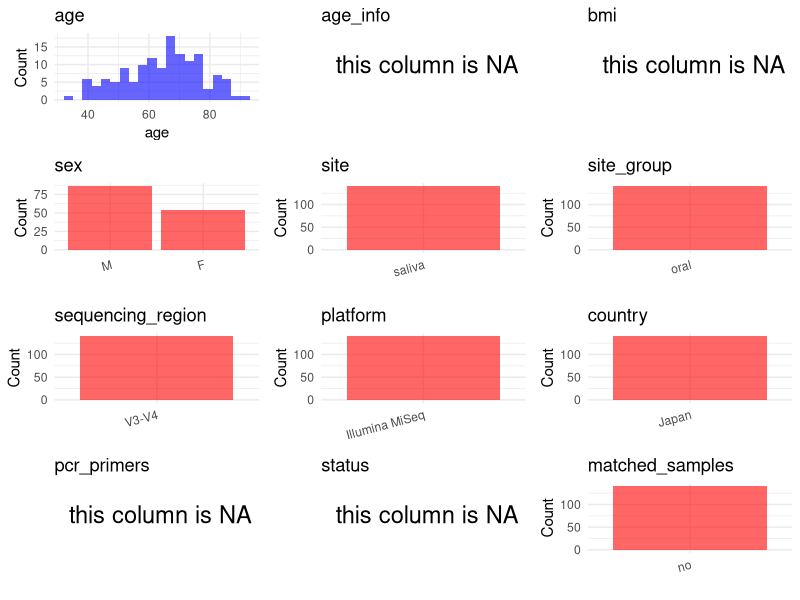

The R script that drew this image: (Note: this script raises an error after producing the figure.)
## ---- chunk 1
# Load libraries
library(dplyr)
library(ggplot2)
library(cowplot)

# (1) Setting working directory
# EDIT HERE: change project_id for each study
project_id <- "PRJNA525734"

base_dir <- "/beegfs/huangxiaochang/global_oral/global-oral-microbiome/data/projects/"
setwd(file.path(base_dir, project_id))

# (2) Loading raw SRA metadata file
sra_file <- "SraRunTable.csv"
initial_meta <- read.csv("SraRunTable.csv", header = TRUE)

# (3) OPTIONAL: If extra metadata (e.g., Table.x or supplemental materials) are available from the article, you may need to merge the file with initial_meta manually. Below is example code for merging. Depending on the specific case of each study, you can customize the code as needed.
# supp_table <- read.csv("supplemental_table.csv", header = TRUE)
# initial_meta <- left_join(initial_meta, supp_table, by = merge_col_name)
## ---- chunk 2
# (1) Read the article in the following order: abstract, the beginning of the results section, and the methods. Understand the sample size, experimental design, and disease group overview. Clarify the sampling sites; for oral and gut samples, specify the exact sites like supragingival plaque, tongue, etc.

# (2) IMPORTANT: MUST go through each column of initial_meta
# head(initial_meta, 10)

# IMPORTANT: Check the unique values in the column of interest or query column.
# lapply(initial_meta[c('body_habitat', 'body_product', 'body_site')], table) # site
# table(initial_meta$host_subject_id) # subject id
# table(initial_meta$platform..exp.) # output is Illumina
# table(initial_meta$target_subfragment..exp.)
## ---- chunk 3
# (1) EDIT HERE: Parameter setup
# NOTE: This project has no lab control samples (blanks/positives) or non-human samples. Leave keywords empty to skip filtering.
control_column <- NA   # column name in initial_meta
# unique(initial_meta[[control_column]])  # uncomment to explore
control_keywords <- c()     # Enter exact keywords

species_column <- NA          # column name in initial_meta
# unique(initial_meta[[species_column]])  # uncomment to explore
non_human_keywords <- c()            # Enter exact keywords


# (2) Remove controls and non-human samples. DO NOT need to modify code in this part, just run it.
n_samples <- nrow(initial_meta)
# Control evaluation
if (length(control_keywords) > 0) {
  if (is.null(control_column) || control_column == "") {
    stop("Error: control_keywords provided but control_column is missing.")
  }

  if (!(control_column %in% colnames(initial_meta))) {
    stop(sprintf("Error: Column '%s' not found in initial_meta.", control_column))
  }

  control_pattern <- paste(control_keywords, collapse = "|")
  control_text <- initial_meta[[control_column]]
  is_control <- grepl(control_pattern, control_text)

} else {
  is_control <- rep(FALSE, n_samples)
}

# Non-human evaluation
if (length(non_human_keywords) > 0) {
  if (is.null(species_column) || species_column == "") {
    stop("Error: non_human_keywords provided but species_column is missing.")
  }

  if (!(species_column %in% colnames(initial_meta))) {
    stop(sprintf("Error: Column '%s' not found in initial_meta.", control_column))
  }

  non_human_pattern <- paste(non_human_keywords, collapse = "|")
  species_text <- initial_meta[[species_column]]
  is_non_human <- grepl(non_human_pattern, species_text)
} else {
  is_non_human <- rep(FALSE, n_samples)
}

# Execute removal
samples_to_remove <- is_control | is_non_human
initial_meta <- initial_meta[!samples_to_remove, ]

cat("Initial samples counts:",n_samples,"\n")
cat("Removed control samples:", sum(is_control), "\n")
cat("Removed non-human samples:", sum(is_non_human), "\n")
cat("Total samples removed ", sum(samples_to_remove), "\n")
cat("Remaining samples after Step 2:", nrow(initial_meta), "\n")
## ---- chunk 4
# Extract columns from initial_meta as follows:
# (1) No modification needed → extract directly.
# (2) Modification needed → create a column start with 'raw_' and mark the target column as "pending".
# (3) Need to find or determine based on the article.

metadata <- data.frame(
  bioproject = initial_meta$BioProject,
  sample_id = initial_meta$Run,
  subject_id = initial_meta$SampleID,
  age = initial_meta$AGE,
  age_info = NA,
  bmi = NA,
  raw_sex = initial_meta$sex,
  sex = "pending",
  sequencing_region = "V3-V4",
  platform = initial_meta$Instrument,
  country = initial_meta$geo_loc_name_country,
  raw_site = NA,
  site = "saliva",
  site_group = "pending",
  public_time = initial_meta$ReleaseDate,
  pcr_primers = NA,
  title = NA,
  disease_study = NA,
  status = NA,
  matched_samples = "pending",
  is_time_series = "no",
  stringsAsFactors = FALSE
)

metadata$public_time <- as.Date(metadata$public_time)
## ---- chunk 5
# (1) Handle the columns with the `raw_` prefix.
# IMPORTANT: Add comments if the modification is not straightforward!!
# Convert raw_sex to standard F/M encoding
# SRA raw_sex values: female/male
metadata <- metadata %>%
  mutate(sex = case_when(
    tolower(raw_sex) %in% c("female", "f") ~ "F",
    tolower(raw_sex) %in% c("male", "m") ~ "M",
    TRUE ~ NA_character_
  ))

metadata$title <- "Analysis of oral microbiota in Japanese oral cancer patients using 16S rRNA sequencing"
metadata$disease_study <- "yes"
metadata$site <- "saliva"

## ---- chunk 6
# (2) Filling the 'site_group' and 'matched_samples' columns
# editing site_group
unique(metadata$site)
# EDIT HERE: add oral sites
Oral_site = c("saliva", "mouth", "tongue coating", "supragingival plaque", "subgingival plaque", "oral swab", "denture", "tooth", "abscess pus", "adjacent periodontal pocket", "patient healthy crevice", "healthy control crevice", "gingival crevicular fluid", "subgingival plaque")
# EDIT HERE: add gut sites
Gut_site = c("feces", "stool")
# just run
metadata <- metadata %>%
  mutate(site_group = case_when(
    site %in% Oral_site ~ "oral",
    site %in% Gut_site ~ "gut",
    TRUE ~ "other"
  ))

# editing matched_samples, just run.
metadata$matched_samples <- ifelse(
  ave(metadata$subject_id, metadata$subject_id, FUN = length) > 1,
  "yes",
  "no"
)
## ---- chunk 7
# (3) check if there is pending value in metadata. If there is pending value, go on modify the metadata.
# Function to check if a column contains "pending"
has_pending <- function(col) {
  if (is.character(col) || is.factor(col)) {
    any(col == "pending", na.rm = TRUE)
  } else {
    FALSE
  }
}

# Check for any pending value
any_pending_value <- any(sapply(metadata, has_pending))

if (!any_pending_value) {
  message("Good! No cell contains the value 'pending'.")
} else {
  pending_cols <- names(metadata)[sapply(metadata, has_pending)]
  message("Columns containing 'pending': ", paste(pending_cols, collapse = ", "))
  message("Please continue to resolve these pending columns!")
}
## ---- chunk 8
# Select columns for visualization, just run
plot_data <- metadata %>%
  select(-bioproject, -sample_id, -subject_id, -title)

create_simple_plots <- function(data) {
  plots <- list()
  continuous_vars <- c("age", "bmi")

  for (col in colnames(data)) {
    if (all(is.na(data[[col]]))) {
      p <- ggplot() +
        annotate("text", x = 0.5, y = 0.5, label = "this column is NA", size = 6) +
        labs(title = col) +
        theme_void()
    } else if (col %in% continuous_vars && is.numeric(data[[col]])) {
      p <- ggplot(data, aes(x = .data[[col]])) +
        geom_histogram(fill = "blue", alpha = 0.6, bins = 20, na.rm = TRUE) +
        labs(title = col, x = col, y = "Count") +
        theme_minimal()
    } else {
      count_data <- as.data.frame(table(data[[col]], useNA = "ifany"))
      p <- ggplot(count_data, aes(x = reorder(Var1, -Freq), y = Freq)) +
        geom_col(fill = "red", alpha = 0.6) +
        labs(title = col, x = NULL, y = "Count") +
        theme_minimal() +
        theme(axis.text.x = element_text(angle = 15, hjust = 1))
    }
    plots[[col]] <- p
  }

  return(plots)
}

# Generate and arrange plots
plots <- create_simple_plots(plot_data)
p <- plot_grid(plots$age,
               plots$age_info,
               plots$bmi,
               plots$sex,
               plots$site,
               plots$site_group,
               plots$sequencing_region,
               plots$platform,
               plots$country,
               plots$pcr_primers,
               plots$status,
               plots$matched_samples,
               ncol = 3, align = "hv", axis = "lb")
ggsave("Metadata_Summary.png", plot = p, width = 8, height = 6, dpi = 150)
## ---- chunk 9
# Insert Metadata_Summary.png into the current Rmd output
knitr::include_graphics("Metadata_Summary.png")
## ---- chunk 10
# Reorder the data frame
fixed_cols <- c("bioproject", "sample_id", "subject_id", "age", "age_info",
                "bmi", "sex", "platform", "sequencing_region", "pcr_primers",
                "country", "site", "site_group", "disease_study", "status",
                "title", "public_time", "matched_samples", "is_time_series")
metadata <- metadata %>%
  select(all_of(fixed_cols), everything())

# save metadata
# head(metadata)
write.csv(metadata, file = "metadata_v2.csv", quote = TRUE, row.names = FALSE)
